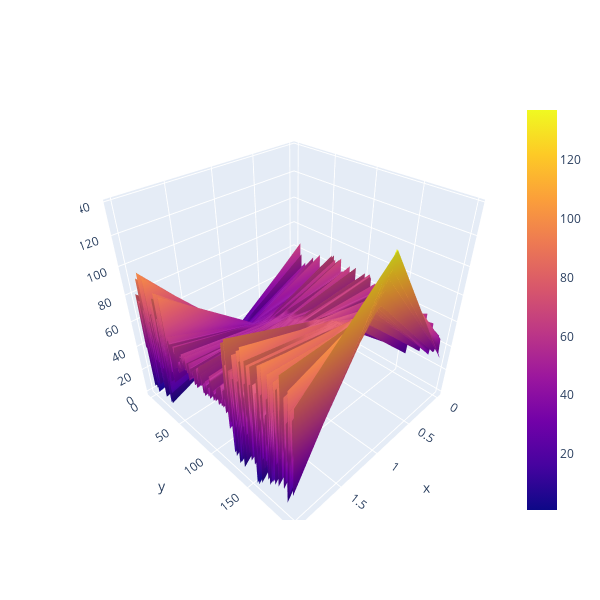

Write notebook code for a chart like this one.
### Code cell
data = df[["age", "annual_income", "spending_score"]]
fig = go.Figure(data = [go.Surface(z = data.values)])
fig.update_layout(autosize = True, width = 600, height = 600)

fig.show()

### Figure 1 — Plotly figure (JSON) as saved in the notebook; plotly's stock layout.template omitted (floating-point values rounded to 4 significant figures; data arrays with more than 128 entries replaced by an {"elided": "..."} marker saying what was removed)
{"data": [{"type": "surface", "z": {"elided": "200x3 int values"}}], "layout": {"autosize": true, "height": 600, "width": 600}}
